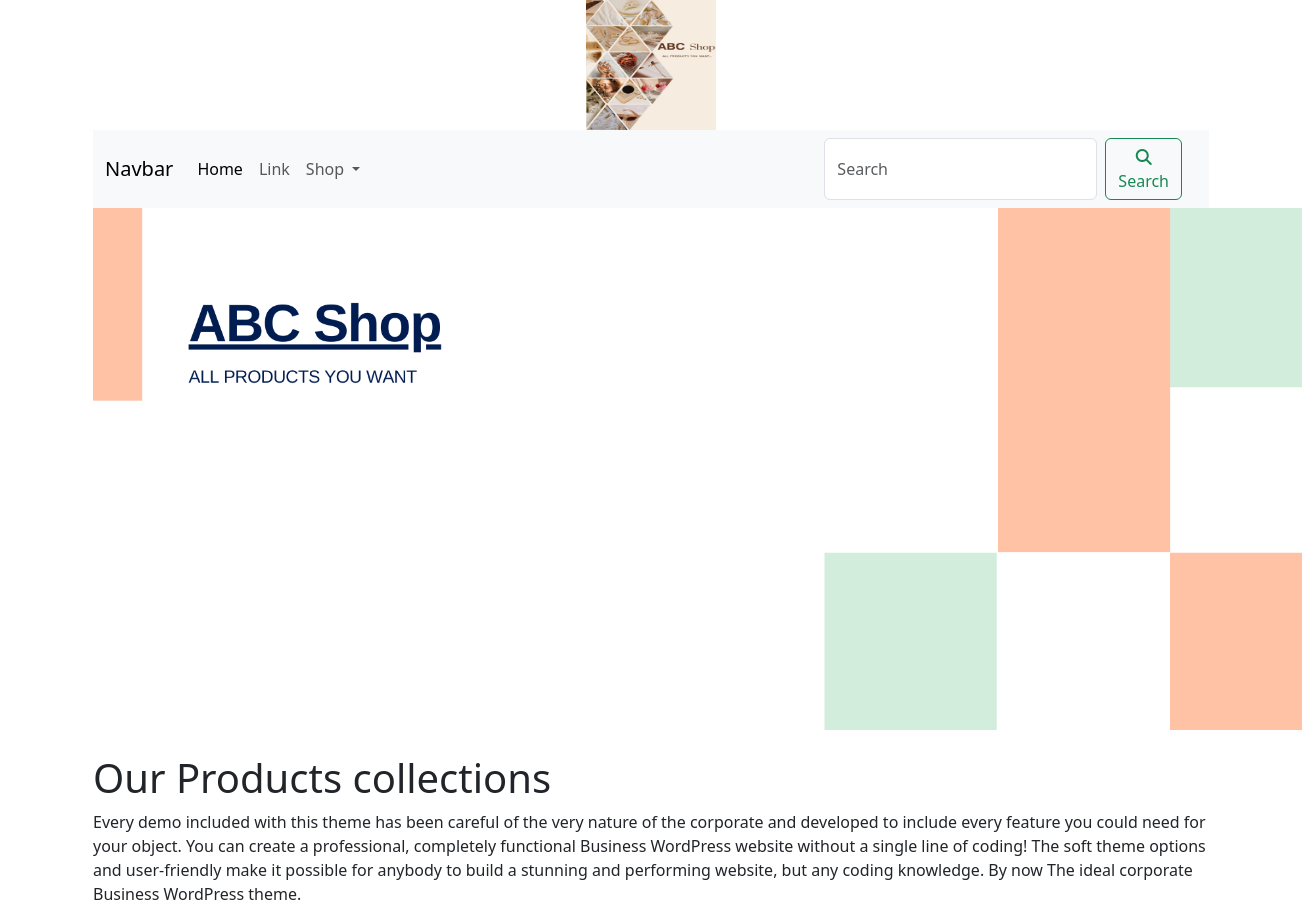
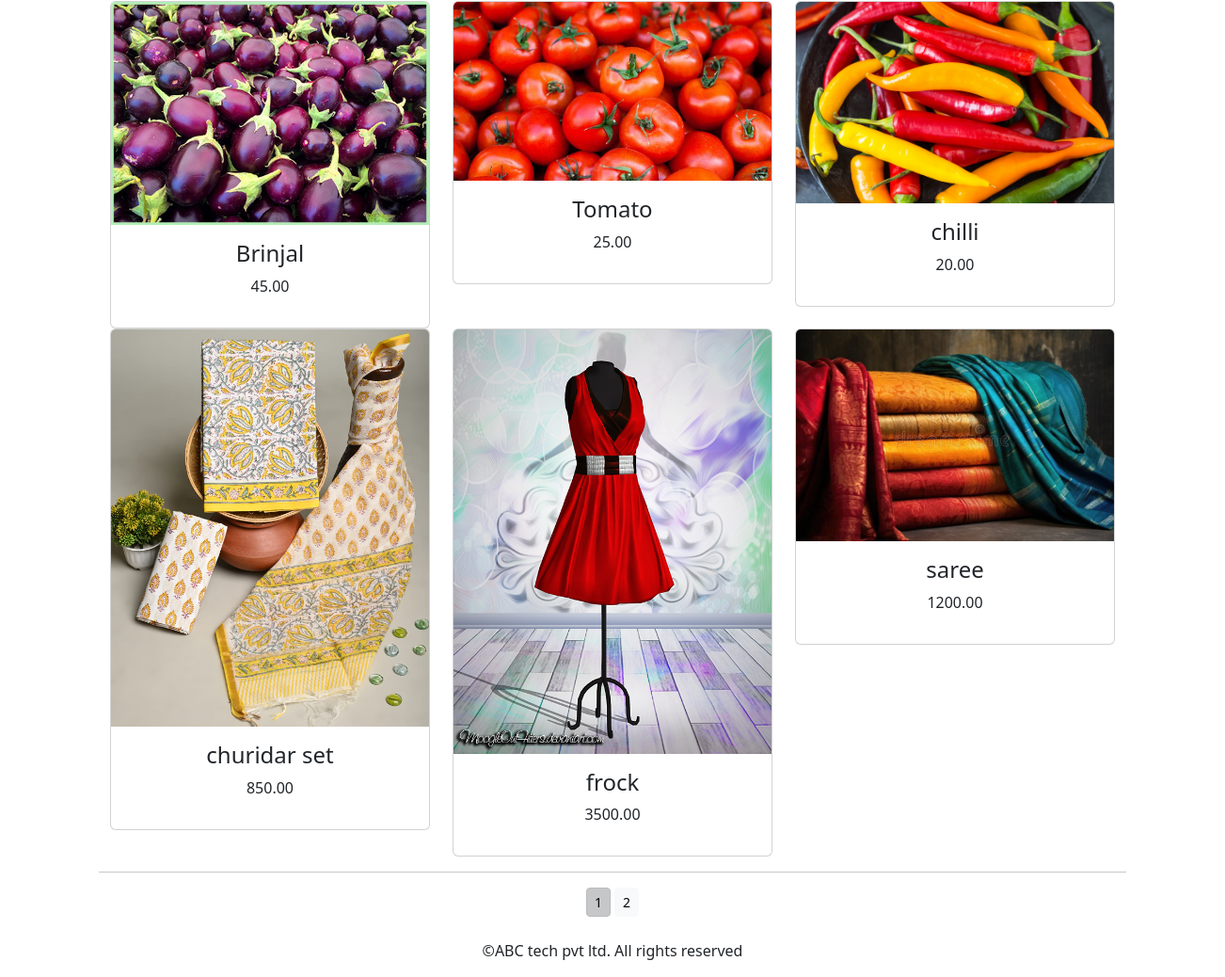
The page / on the database its author committed (2 pictures, top to bottom).
### shop/models.py (models this page shows, shortened)
class Product(models.Model):
    name=models.CharField(max_length=250,unique=True)
    slug=models.SlugField(max_length=250,unique=True)
    description=models.TextField(blank=True)
    price=models.DecimalField(max_digits=10,decimal_places=2)
    category=models.ForeignKey(Category,on_delete=models.CASCADE)
    image=models.ImageField(upload_to='product',blank=True)
    stock=models.IntegerField()
    available=models.BooleanField(default=True)
    created=models.DateTimeField(auto_now_add=True)
    updated=models.DateTimeField(auto_now=True)
    def get_url(self):
        return reverse('shop:prodCatdetail',args=[self.category.slug,self.slug])
    class Meta:
        ordering=('name',)
        verbose_name='product'
        verbose_name_plural='products'

### shop/views.py (the view)
# urls.py: path('',views.allProdCat,name='allProdCat'),
def allProdCat(request,c_slug=None):
    c_page=None
    products_list=None
    if c_slug is not None:
        c_page=get_object_or_404(Category,slug=c_slug)
        products_list=Product.objects.all().filter(category=c_page,available=True)
    else:
        products_list=Product.objects.all().filter(available=True)
    paginator=Paginator(products_list,6)
    try:
        page=int(request.GET.get('page','1'))
    except:
        page=1
    try:
        products=paginator.page(page)
    except(EmptyPage,InvalidPage):
        products=paginator.page(paginator.num_pages)
    return render(request,"category.html",{'category':c_page,'products':products})

### cart/context_processors.py (called while the page is built)
def counter(request):
    item_count=0
    if 'admin' in request.path:
        return {}
    else:
        try:
            cart=Cart.objects.filter(cart_id=_cart_id(request))
            cart_items=CartItem.objects.all().filter(cart=cart[:1])
            for cart_item in cart_items:
                item_count += cart_item.quantity
        except Cart.DoesNotExist:
            item_count =0
    return dict(item_count=item_count)

### cart/views.py (called while the page is built)
def _cart_id(request):
    cart=request.session.session_key
    if not cart:
        cart=request.session.create()
    return cart

### shop/context_processors.py (called while the page is built)
def menu_links(request):
    links=Category.objects.all()
    return dict(links=links)

### shop/models.py (called while the page is built)
    def get_url(self):
        return reverse ('shop:products_by_category',args=[self.slug])

### template/category.html (shortened to what this page needs)
{% extends 'base.html' %}
{% load static %}
{% block content %}
     <div class="mx-auto">
     {% if category %}
         <img class="my_image" src="{{category.image.url}}" alt="{{category.name}}">
     </div><br>
     <div>
         <h1 class="text-center my_title">{{category.name}}</h1>
         <p class="text-justify"> {{category.description}}</p>
     </div>
     {% else %}
     <div>
          <img src="{% static 'img/banner.png' %}" alt="our products" width="1250px;">
     </div><br>
     <div>
          <h1>Our Products collections</h1>
          <p>Every demo included with this theme has been careful of the very nature of the corporate and developed to include every feature you could need for your object. You can create a professional, completely functional Business WordPress website without a single line of coding! The soft theme options and user-friendly make it possible for anybody to build a stunning and performing website, but any coding knowledge. By now The ideal corporate Business WordPress theme.
          </p>
     </div>
     {% endif %}
<div class="container">
     <div class="row mx-auto">
          {% for product in products.object_list %}
          <div class="my_bottom_margin col-9 col-sm-12 col-md-4 col-lg-4">
               <div class="card text-center" style="min-wid:18rem;">
                    <a href="{{product.get_url}}"><img class="card-img-top my_image" src="{{product.image.url}}" alt="{{product.name}}"></a>
                   <div class="card-body">
                       <h4>{{product.name}}</h4>
                       <p>{{product.price}}</p>
                   </div>
               </div>
          </div>
         {% endfor %}
     </div>
    <div class="mx-auto">
        {% if products.paginator.num_pages > 1 %}
        <hr>
        <div class="text-center">
            {% for pg in products.paginator.page_range %}
            <a href="?page={{pg}}" class="btn btn-light btn-sm {% if products.number == pg %} active {% endif %}">{{pg}}</a>
            {% endfor %}
        </div>
        {% endif %}
    </div>
    <br>
</div>
{% endblock %}

### template/base.html (shortened to what this page needs)
{% load static %}
<!DOCTYPE html>
<html lang="en">
<head>
	    <link rel="stylesheet" href="https://cdn.jsdelivr.net/npm/bootstrap@5.3.3/dist/css/bootstrap.min.css">
    <link rel="stylesheet" href="https://cdnjs.cloudflare.com/ajax/libs/font-awesome/6.5.1/css/all.min.css">
</head>
<body>
<div class="container">
<div>
    {% include 'header.html' %}
    {% include 'nav.html' %}
    {% block content %}
    {% endblock %}
</div>
{% include 'footer.html' %}
</div>
</body>
</html>

### template/header.html
{% load static %}
<header>
  <center>
    <a href="{% url 'shop:allProdCat' %}"><img src="{% static 'img/logo.png' %}" alt="logimage" width="130px;" height="130px;"></a>
  </center>
</header>

### template/nav.html (shortened to what this page needs)
<nav class="navbar navbar-expand-lg bg-body-tertiary">
  <div class="container-fluid">
<a class="navbar-brand" href="#">Navbar</a>
    <div class="collapse navbar-collapse" id="navbarSupportedContent">
      <ul class="navbar-nav me-auto mb-2 mb-lg-0">
        <li class="nav-item">
          <a class="nav-link active" aria-current="page" href="#">Home</a>
        </li>
          <li class="nav-item">
          <a class="nav-link" href="#">Link</a>
        </li>
        <li class="nav-item dropdown {% if 'shop' in request.path %} active {% endif %}">
          <a class="nav-link dropdown-toggle" href="#" role="button" data-bs-toggle="dropdown" aria-expanded="false">
          Shop
          </a>
            </li>
      </ul>
      <form class="d-flex" role="search" action="{% url 'search_app:SearchResult' %}" method="get" type="submit">
        <input class="form-control me-2" type="search" placeholder="Search" name="q" aria-label="Search">
        <button class="btn btn-outline-success"  style="margin-right:15px;"><i class="fa-solid fa-magnifying-glass"></i>Search</button>
      </form>
    </div>
  </div>
</nav>

### template/footer.html
<div class="footer navbar-fixed-bottom my_footer">
    <p class="text-center">&copy;ABC tech pvt ltd. All rights reserved</p>
</div>

### rows shown on the page
Product: image (picture), name "Brinjal", price "45.00"
Product: image (picture), name "Tomato", price "25.00"
Product: image (picture), name "chilli", price "20.00"
Product: image (picture), name "churidar set", price "850.00"
Product: image (picture), name "frock", price "3500.00"
Product: image (picture), name "saree", price "1200.00"

### other values the page prints
{{ pg }} "1" "2"
